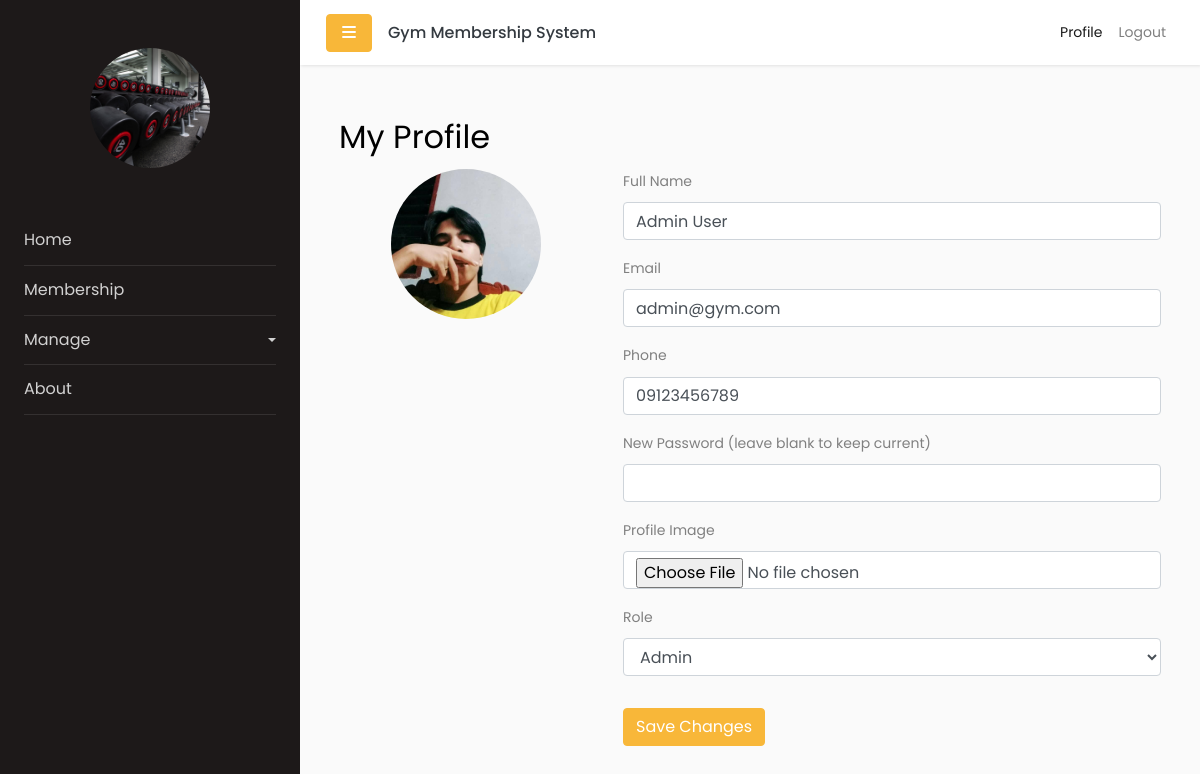
Screenshot of /profile (signed in) with the database file from the repository.
### app/models.py (models this page shows, shortened)
class User(db.Model, UserMixin):
    __tablename__ = 'users'
    id = db.Column(db.Integer, primary_key=True)
    full_name = db.Column(db.String(100), nullable=False)
    username = db.Column(db.String(50), unique=True, nullable=False)
    email = db.Column(db.String(120), unique=True, nullable=False)
    contact_number = db.Column(db.String(20))
    address = db.Column(db.String(200))
    is_active = db.Column(db.Boolean, default=True)
    password_hash = db.Column(db.String(200), nullable=False)
    role = db.Column(db.String(20), nullable=False, default='member')  # 'admin' or 'member'
    created_at = db.Column(db.DateTime, default=lambda: datetime.now(timezone.utc))
    image = db.Column(db.String(200), nullable=True)  # filename for profile image

### app/routes/profile_routes.py (the view, shortened to what this page needs)
@profile_bp.route('/profile', methods=['GET', 'POST'])
@login_required
def profile():
	user = User.query.get_or_404(current_user.id)
	form = ProfileForm(obj=user)
	return render_template('profile/profile.html', form=form, user=user)

### app/forms.py
class ProfileForm(FlaskForm):
    full_name = StringField('Full Name', validators=[DataRequired(), Length(min=3, max=100)])
    email = StringField('Email', validators=[DataRequired(), Email()])
    contact_number = StringField('Phone', validators=[Length(max=20)])
    role = SelectField('Role', choices=[('admin', 'Admin'), ('member', 'Member')])
    password = PasswordField('New Password (leave blank to keep current)', validators=[Length(min=0)])
    image = FileField('Profile Image', validators=[FileAllowed(['jpg', 'jpeg', 'png', 'gif'], 'Images only!')])
    submit = SubmitField('Save Changes')

### app/__init__.py (called while the page is built)
@login_manager.user_loader
def load_user(user_id):
    return User.query.get(int(user_id))

### app/templates/profile/profile.html (shortened to what this page needs)
{% extends 'base.html' %}
{% block content %}
<div class="container mt-4">
	<h2>My Profile</h2>
	<form method="POST" enctype="multipart/form-data">
		<div class="row">
			<div class="col-md-4 text-center">
				{% if user.image %}
					<img src="{{ url_for('static', filename='img/users/' ~ user.image) }}"
					class="rounded-circle"
					style="width:150px; height:150px; object-fit:cover;"
					alt="avatar">
				{% else %}
					<img src="{{ url_for('static', filename='img/default-profile.png') }}" class="img-thumbnail mb-3" style="max-width:200px;">
				{% endif %}
			</div>
			<div class="col-md-8">
				<div class="form-group">
					{{ form.full_name.label(class="form-label") }}
					{{ form.full_name(class="form-control") }}
				</div>
				<div class="form-group">
					{{ form.email.label(class="form-label") }}
					{{ form.email(class="form-control") }}
				</div>
				<div class="form-group">
					{{ form.contact_number.label(class="form-label") }}
					{{ form.contact_number(class="form-control") }}
				</div>
				<div class="form-group">
					{{ form.password.label(class="form-label") }}
					{{ form.password(class="form-control") }}
				</div>
				<div class="form-group">
					{{ form.image.label(class="form-label") }}
					{{ form.image(class="form-control") }}
				</div>
				<div class="form-group">
					{{ form.role.label(class="form-label") }}
					{{ form.role(class="form-control") }}
				</div>
				<button type="submit" class="btn btn-primary mt-3">Save Changes</button>
			</div>
		</div>
	</form>
</div>
{% endblock %}

### rows the page displays
User: image (picture), full_name "Admin User", email "admin@gym.com", contact_number "09123456789", role "Admin"
